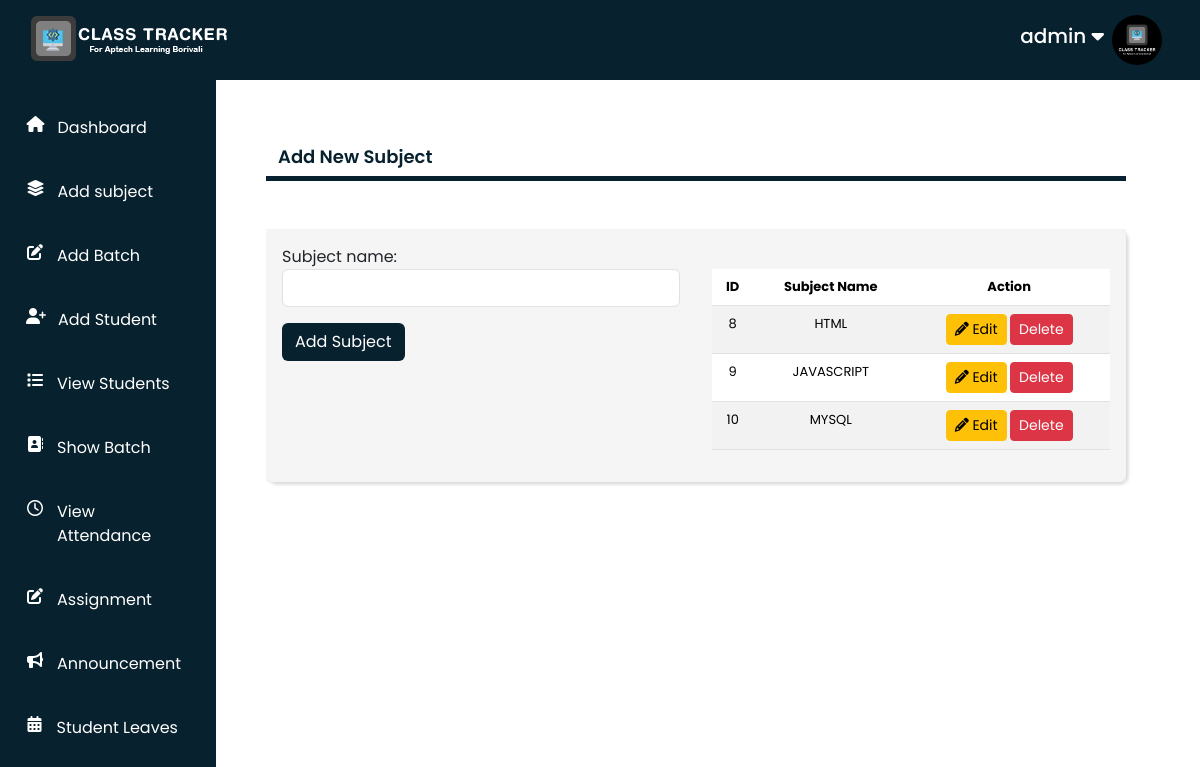
Page /teacher/addsubject/ (signed in) on the committed database.
### Teacher/models.py (models this page shows, shortened)
class AddStudent(models.Model):
    user = models.OneToOneField(User,on_delete=models.PROTECT,primary_key=True)
    student_id = models.CharField(max_length=100,unique=True)
    student_batch = models.ForeignKey(AddBatch,on_delete=models.SET_NULL,null=True,blank=True)
    student_name = models.CharField(max_length=100)
    student_number = models.PositiveIntegerField()
    student_gender = models.CharField(max_length=100)
    student_dob = models.DateField()
    student_address = models.CharField(max_length=300)
    student_image = models.ImageField(upload_to='profile_image',blank=True)
    student_status = models.CharField(max_length=100)

class AddSubject(models.Model):
    subject_id = models.AutoField(primary_key=True)
    subject_name = models.CharField(max_length=100,unique=True)

### Teacher/views.py (the view)
# urls.py: path('addsubject/', views.add_subject,name='addsubject'),
def add_subject(request):
    if request.user.is_authenticated and request.user.is_superuser == True:
        stud_data = AddStudent.objects.get(user=request.user)
        allsub=None
        if request.method == "POST":
            form = form = AddSubjectForm(request.POST)
            if form.is_valid():
                sub=form.save(commit=False)
                mydata = AddSubject.objects.filter(subject_name__iexact=sub.subject_name)
                if(mydata):
                    messages.error(request,"Subject already exists")
                else:
                    messages.success(request,"Subject Added Successfully")
                    sub.save()
                    form = AddSubjectForm()
                allsub=AddSubject.objects.all()
            else:
                allsub=AddSubject.objects.all()
        else:
            form = AddSubjectForm()
            allsub=AddSubject.objects.all()
    else:
        messages.success(request,"YOU DON'T HAVE AN ACCESS TO MANAGE THIS AUTHERITY")
        return redirect('access_denied')
    return render(request,"Teacher/addsubject.html",{'form':form, 'sub':allsub, 'stud_data':stud_data, 'name':request.user})

### Teacher/forms.py
class AddSubjectForm(forms.ModelForm):
    class Meta:
        model = AddSubject
        fields = ['subject_name']
        widgets = {'subject_name':forms.TextInput(attrs={'autofocus':True , 'class': 'form-control'})}

### Teacher/templates/Teacher/addsubject.html (shortened to what this page needs)
{% extends "Teacher/base.html" %}
{% load static %}
{% block content %}
<h4 class="container mt-3 borderline pb-2 textcolor">Add New Subject</h4>
<div class="container mt-5 formshadow rounded-3">
  <div class="row">
    <div class="col-sm-6 form formbgcolor p-3">
      <form action="" method="POST" novalidate>
        {% for fm in form %}
        <div>{{fm.label_tag}}{{fm}} <small class="text-danger">{{fm.errors|striptags}}</small></div>
        {% endfor %}
        <input type="submit" class="btn buttoncolor mt-3" value="Add Subject"/>
      </form>
    </div>
    <div class="all-subject col-sm-6 subject-list formbgcolor p-3">
      {% if sub %}
        <table class="table table-striped table-hover mt-4">
          <thead>
            <tr>
              <th scope="col" class="text-center">ID</th>
              <th scope="col" class="text-center">Subject Name</th>
              <th scope="col" class="text-center">Action</th>
            </tr>
          </thead>
          <tbody>
            {% for subject in sub %}
              <tr>
                <td class="text-center">{{ subject.subject_id }}</td>
                <td class="text-center">{{ subject.subject_name }}</td>
                <td class="text-center">
                  <a href="{% url 'updatesubject' subject.subject_id %}" class="btn btn-warning btn-sm">
                    <i class="fa fa-pencil"></i> Edit
                  </a>
                  <form action="{% url 'deletesubject' subject.subject_id %}" method="post" class="d-inline">
                    <input type="submit" class="btn btn-danger btn-sm" value="Delete" aria-label="Delete subject"/>
                  </form>
                </td>
              </tr>
            {% endfor %}
          </tbody>
        </table>
      {% else %}
        <h4 class="text-center alert alert-warning">No Records</h4>
      {% endif %}
    </div>
  </div>
</div>
{% endblock content %}

### Teacher/templates/Teacher/navbar.html (shortened to what this page needs)
{% load static %}
<nav class="navbar-container">
	<div class="navbar-img"><img src="{% static "Teacher/images/Navbar-logo.png" %}" alt="" srcset=""></div>
	<div class="personal-info">
		<h2>{{name}}  <i class="fa-solid fa-caret-down"></i></h2>
		<div class="img-section mx-2">
			{% if stud_data.student_image %}
			<img src="{{stud_data.student_image.url}}" alt="">
			{% else %}
			<img src="{% static 'Teacher/images/user-default.png' %}" alt="Not Img">
			{% endif %}
		</div>
	</div>
</nav>

### Teacher/static/Teacher/css/style.css (style rules this page uses)
* { margin: 0; padding: 0; box-sizing: border-box; }
body { font-family: "Poppins", sans-serif; overflow-x: hidden; font-style: normal; }
.borderline { border-bottom: 5px solid rgb(8, 33, 46); }
.textcolor { color:rgb(8, 33, 46) ; font-weight: 600; }
.buttoncolor { background-color: rgb(8, 33, 46); color: #fff; }
.formbgcolor { background-color:#f0f0f0a0; }
.formshadow { box-shadow: rgba(0, 0, 0, 0.15) 2.4px 2.4px 3.2px; }
a { text-decoration: none; color: black; }
.navbar-container { width: 100%; height: 100%; display: flex; justify-content: space-between; align-items: center; padding: 30px; }
.navbar-container .navbar-img { width: 200px; height: 100px; }
.navbar-container .navbar-img img { width: 100%; height: 100%; }
.navbar-container .personal-info { display: flex; justify-content: space-between; align-items: center; height: 100%; cursor: pointer; }
.navbar-container .personal-info h2 { font-size: 20px; }
.navbar-container .personal-info .img-section { width: 50px; height: 50px; border-radius: 50%; margin-right: 20px; }
.navbar-container .personal-info .img-section img { width: 100%; height: 100%; object-fit: cover; border-radius: 50%; }
.all-subject { height: 90%; overflow-y: scroll; }
@media (max-width:1368px) { h4 { font-size: 18px; } }
@media (max-width:1368px) { .task-list a,td { font-size: 13px; } }
@media (max-width:1368px) { .task-list a,th { font-size: 13px; } }

### rows in the picture
AddStudent: student_image (picture)
AddSubject: subject_id "8", subject_name "HTML"
AddSubject: subject_id "9", subject_name "JAVASCRIPT"
AddSubject: subject_id "10", subject_name "MYSQL"

### other values in the picture
{{ name }} "admin"
{{ fm.label_tag }} "Subject name:"
